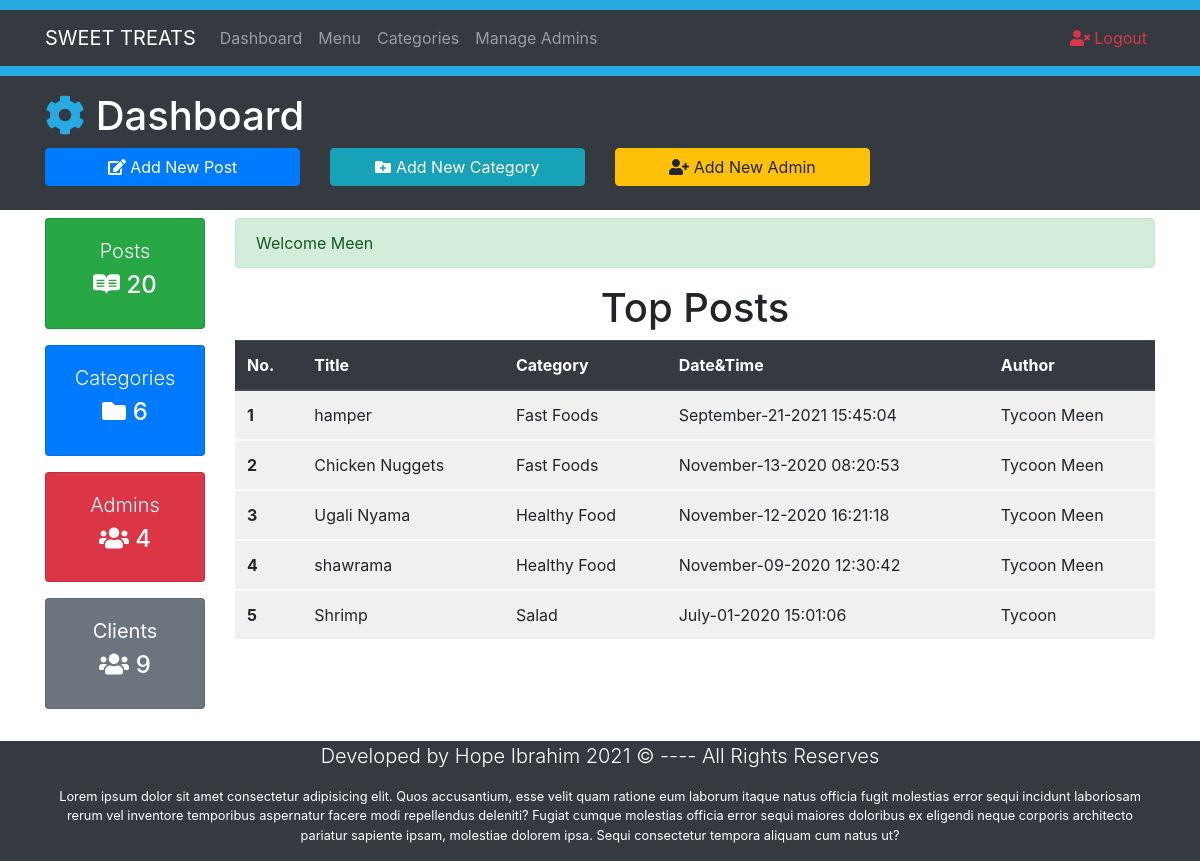
The app's page /Dashboard.php (signed in) with its own data.
### tables this page shows
CREATE TABLE `products` (
  `id` int(11) NOT NULL,
  `datetime` varchar(50) NOT NULL,
  `product_name` varchar(100) NOT NULL,
  `category` varchar(100) NOT NULL,
  `author` varchar(100) NOT NULL,
  `product_price` float NOT NULL,
  `product_image` varchar(100) NOT NULL
);

### Dashboard.php (the view, shortened to what this page needs)
<?php require_once "Includes/DB.php"; ?>
<?php require_once "Includes/function.php"; ?>
<?php require_once "Includes/session.php"; ?>
<!DOCTYPE html>
<html lang="en">
<head>
  <link rel="stylesheet" href="bootstrap4/css/bootstrap.min.css" />
</head>
<body>
  <div style="height: 10px; background: #27aae1;"></div>
  <nav class="navbar navbar-expand-md navbar-dark bg-dark">
    <div class="container">
      <a class="navbar-brand" href="index.php">SWEET TREATS</a>
      <div class="collapse navbar-collapse" id="collapsibleNavId">
        <ul class="navbar-nav mr-auto mt-2 mt-lg-0">
          <li class="nav-item">
            <a href="Dashboard.php" class="nav-link">Dashboard</a>
          </li>
          <li class="nav-item">
            <a href="Posts.php" class="nav-link">Menu</a>
          </li>
          <li class="nav-item">
            <a href="Categories.php" class="nav-link">Categories</a>
          </li>
          <li class="nav-item">
            <a href="Admins.php" class="nav-link">Manage Admins</a>
          </li>
        </ul>
        <ul class="navbar-nav ml-auto">
          <li class="nav-item"><a href="Logout.php" class="nav-link text-danger">
              <i class="fas fa-user-times"></i> Logout</a></li>
        </ul>
      </div>
    </div>
  </nav>
  <div style="height: 10px; background: #27aae1;"></div>
  <header class="bg-dark text-white py-3">
    <div class="container">
      <div class="row">
        <div class="col-md-12">
          <h1><i class="fas fa-cog" style="color: #27aae1;"></i> Dashboard</h1>
        </div>
        <div class="col-lg-3 mb-2">
          <a href="AddNewPost.php" class="btn btn-primary btn-block"><i class="fas fa-edit"></i> Add New Post</a>
        </div>
        <div class="col-lg-3 mb-2">
          <a href="Categories.php" class="btn btn-info btn-block"><i class="fas fa-folder-plus"></i> Add New Category</a>
        </div>
        <div class="col-lg-3 mb-2">
          <a href="Admins.php" class="btn btn-warning btn-block"><i class="fas fa-user-plus"></i> Add New Admin</a>
        </div>
      </div>
    </div>
  </header>
  <section class="container py-2 mb-2">
    <div class="row">
      <div class="col-lg-2 d-none d-md-block">
        <div class="card text-center bg-success text-white mb-3">
          <div class="card-body">
            <h1 class="lead">Posts</h1>
            <h4 class="display-5"> <i class="fab fa-readme"></i>
              <?php
              echo htmlentities(TotalPost());
              ?>
            </h4>
          </div>
        </div>
        <div class="card text-center bg-primary text-white mb-3">
          <div class="card-body">
            <h1 class="lead">Categories</h1>
            <h4 class="display-5"> <i class="fas fa-folder"></i>
              <?php
              echo htmlentities(TotalCategories());
              ?>
            </h4>
          </div>
        </div>
        <div class="card text-center bg-danger text-white mb-3">
          <div class="card-body">
            <h1 class="lead">Admins</h1>
            <h4 class="display-5"> <i class="fas fa-users"></i>
              <?php
              echo htmlentities(TotalAdmins());
              ?>
            </h4>
          </div>
        </div>
        <div class="card text-center bg-secondary text-white mb-3">
          <div class="card-body">
            <h1 class="lead"><b>Clients</b></h1>
            <h4 class="display-5"> <i class="fas fa-users"></i>
              <?php
              echo htmlentities(Totalusers());
              ?>
            </h4>
          </div>
        </div>
      </div>
      <div class="col-lg-10">
        <?php
        echo SuccessMessage();
        ?>
        <div class="table-responsive">
          <h1 class="text-center">Top Posts</h1>
          <table class="table table-light table-striped table-hover">
            <thead class="thead-dark">
              <tr>
                <th scope="col">No.</th>
                <th scope="col">Title</th>
                <th scope="col">Category</th>
                <th scope="col">Date&Time</th>
                <th scope="col">Author</th>
              </tr>
            </thead>
            <?php
            $SrNo = 0;
            global $ConnectingDB;
            $sql = "SELECT * FROM products ORDER BY id desc LIMIT 0,5";
            $stmt = $ConnectingDB->query($sql);
            while ($DataRows = $stmt->fetch()) {
              $DateTime = $DataRows["datetime"];
              $Author = $DataRows["author"];
              $Category = $DataRows["category"];
              $ProductTitle = $DataRows["product_name"];
              $SrNo++;
            ?>
              <tbody>
                <tr>
                  <th scope="row"><?php echo htmlentities($SrNo); ?></th>
                  <td><?php echo htmlentities($ProductTitle); ?></td>
                  <td><?php echo htmlentities($Category); ?></td>
                  <td><?php echo htmlentities($DateTime); ?></td>
                  <td><?php echo htmlentities($Author); ?></td>
                </tr>
              </tbody>
            <?php  } ?>
          </table>
        </div>
      </div>
    </div>
  </section>
  <?php include 'Includes/footer.php';?>
</body>
</html>

### records on screen
products: product_name "hamper", category "Fast Foods", datetime "September-21-2021 15:45:04", author "Tycoon Meen"
products: product_name "Chicken Nuggets", category "Fast Foods", datetime "November-13-2020 08:20:53", author "Tycoon Meen"
products: product_name "Ugali Nyama", category "Healthy Food", datetime "November-12-2020 16:21:18", author "Tycoon Meen"
products: product_name "shawrama", category "Healthy Food", datetime "November-09-2020 12:30:42", author "Tycoon Meen"
products: product_name "Shrimp", category "Salad", datetime "July-01-2020 15:01:06", author "Tycoon"

### other values on screen
$TotalPost "20"
$TotalCategories "6"
$TotalAdmins "4"
$TotalUsers "9"
SuccessMessage() "Welcome Meen"
